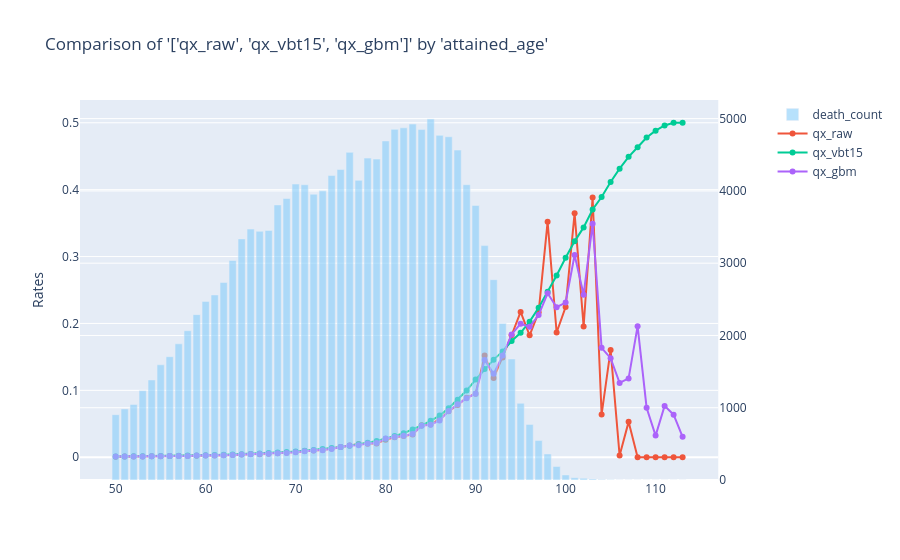

Notebook cell for this chart:
### Code cell
charters.compare_rates(
    model_data,
    x_axis="attained_age",
    rates=["qx_raw", "qx_vbt15", "qx_gbm"],
    weights=["amount_exposed"],
    secondary="death_count",
)
